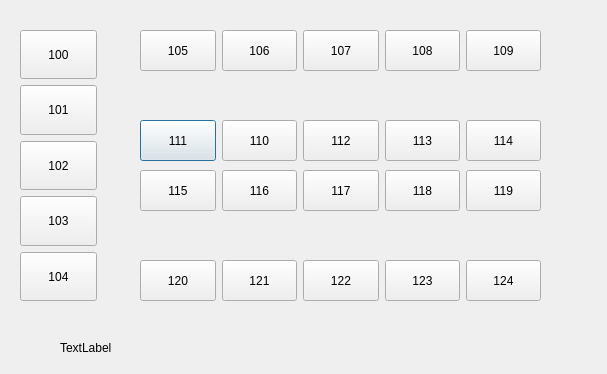
<?xml version="1.0" encoding="UTF-8"?>
<ui version="4.0">
 <class>parking</class>
 <widget class="QDialog" name="parking">
  <property name="geometry">
   <rect>
    <x>0</x>
    <y>0</y>
    <width>607</width>
    <height>374</height>
   </rect>
  </property>
  <property name="windowTitle">
   <string>Dialog</string>
  </property>
  <property name="styleSheet">
   <string notr="true"> 
background-image: url(:/img/images/blak.jpg);</string>
  </property>
  <widget class="QWidget" name="horizontalLayoutWidget_3">
   <property name="geometry">
    <rect>
     <x>140</x>
     <y>120</y>
     <width>401</width>
     <height>41</height>
    </rect>
   </property>
   <layout class="QHBoxLayout" name="horizontalLayout_7">
    <item>
     <widget class="QPushButton" name="ParkSpace111">
      <property name="sizePolicy">
       <sizepolicy hsizetype="Minimum" vsizetype="Preferred">
        <horstretch>0</horstretch>
        <verstretch>0</verstretch>
       </sizepolicy>
      </property>
      <property name="styleSheet">
       <string notr="true">
background-image: url(:/img/images/park_button.png);  </string>
      </property>
      <property name="text">
       <string>111</string>
      </property>
     </widget>
    </item>
    <item>
     <widget class="QPushButton" name="ParkSpace110">
      <property name="sizePolicy">
       <sizepolicy hsizetype="Minimum" vsizetype="Preferred">
        <horstretch>0</horstretch>
        <verstretch>0</verstretch>
       </sizepolicy>
      </property>
      <property name="styleSheet">
       <string notr="true">
background-image: url(:/img/images/park_button.png);  </string>
      </property>
      <property name="text">
       <string>110</string>
      </property>
     </widget>
    </item>
    <item>
     <widget class="QPushButton" name="ParkSpace112">
      <property name="sizePolicy">
       <sizepolicy hsizetype="Minimum" vsizetype="Preferred">
        <horstretch>0</horstretch>
        <verstretch>0</verstretch>
       </sizepolicy>
      </property>
      <property name="styleSheet">
       <string notr="true">
background-image: url(:/img/images/park_button.png);  </string>
      </property>
      <property name="text">
       <string>112</string>
      </property>
     </widget>
    </item>
    <item>
     <widget class="QPushButton" name="ParkSpace113">
      <property name="sizePolicy">
       <sizepolicy hsizetype="Minimum" vsizetype="Preferred">
        <horstretch>0</horstretch>
        <verstretch>0</verstretch>
       </sizepolicy>
      </property>
      <property name="styleSheet">
       <string notr="true">
background-image: url(:/img/images/park_button.png);  </string>
      </property>
      <property name="text">
       <string>113</string>
      </property>
     </widget>
    </item>
    <item>
     <widget class="QPushButton" name="ParkSpace114">
      <property name="sizePolicy">
       <sizepolicy hsizetype="Minimum" vsizetype="Preferred">
        <horstretch>0</horstretch>
        <verstretch>0</verstretch>
       </sizepolicy>
      </property>
      <property name="styleSheet">
       <string notr="true">
background-image: url(:/img/images/park_button.png);  </string>
      </property>
      <property name="text">
       <string>114</string>
      </property>
     </widget>
    </item>
   </layout>
  </widget>
  <widget class="QWidget" name="horizontalLayoutWidget_6">
   <property name="geometry">
    <rect>
     <x>140</x>
     <y>30</y>
     <width>401</width>
     <height>41</height>
    </rect>
   </property>
   <layout class="QHBoxLayout" name="horizontalLayout_8">
    <item>
     <widget class="QPushButton" name="ParkSpace105">
      <property name="sizePolicy">
       <sizepolicy hsizetype="Minimum" vsizetype="Preferred">
        <horstretch>0</horstretch>
        <verstretch>0</verstretch>
       </sizepolicy>
      </property>
      <property name="styleSheet">
       <string notr="true">
background-image: url(:/img/images/park_button.png);  </string>
      </property>
      <property name="text">
       <string>105</string>
      </property>
     </widget>
    </item>
    <item>
     <widget class="QPushButton" name="ParkSpace106">
      <property name="sizePolicy">
       <sizepolicy hsizetype="Minimum" vsizetype="Preferred">
        <horstretch>0</horstretch>
        <verstretch>0</verstretch>
       </sizepolicy>
      </property>
      <property name="styleSheet">
       <string notr="true">
background-image: url(:/img/images/park_button.png);  </string>
      </property>
      <property name="text">
       <string>106</string>
      </property>
     </widget>
    </item>
    <item>
     <widget class="QPushButton" name="ParkSpace107">
      <property name="sizePolicy">
       <sizepolicy hsizetype="Minimum" vsizetype="Preferred">
        <horstretch>0</horstretch>
        <verstretch>0</verstretch>
       </sizepolicy>
      </property>
      <property name="styleSheet">
       <string notr="true">
background-image: url(:/img/images/park_button.png);  </string>
      </property>
      <property name="text">
       <string>107</string>
      </property>
     </widget>
    </item>
    <item>
     <widget class="QPushButton" name="ParkSpace108">
      <property name="sizePolicy">
       <sizepolicy hsizetype="Minimum" vsizetype="Preferred">
        <horstretch>0</horstretch>
        <verstretch>0</verstretch>
       </sizepolicy>
      </property>
      <property name="styleSheet">
       <string notr="true">
background-image: url(:/img/images/park_button.png);  </string>
      </property>
      <property name="text">
       <string>108</string>
      </property>
     </widget>
    </item>
    <item>
     <widget class="QPushButton" name="ParkSpace109">
      <property name="sizePolicy">
       <sizepolicy hsizetype="Minimum" vsizetype="Preferred">
        <horstretch>0</horstretch>
        <verstretch>0</verstretch>
       </sizepolicy>
      </property>
      <property name="styleSheet">
       <string notr="true">
background-image: url(:/img/images/park_button.png);  </string>
      </property>
      <property name="text">
       <string>109</string>
      </property>
     </widget>
    </item>
   </layout>
  </widget>
  <widget class="QWidget" name="horizontalLayoutWidget_4">
   <property name="geometry">
    <rect>
     <x>140</x>
     <y>170</y>
     <width>401</width>
     <height>41</height>
    </rect>
   </property>
   <layout class="QHBoxLayout" name="horizontalLayout_9">
    <item>
     <widget class="QPushButton" name="ParkSpace115">
      <property name="sizePolicy">
       <sizepolicy hsizetype="Minimum" vsizetype="Preferred">
        <horstretch>0</horstretch>
        <verstretch>0</verstretch>
       </sizepolicy>
      </property>
      <property name="styleSheet">
       <string notr="true">
background-image: url(:/img/images/park_button.png);  </string>
      </property>
      <property name="text">
       <string>115</string>
      </property>
     </widget>
    </item>
    <item>
     <widget class="QPushButton" name="ParkSpace116">
      <property name="sizePolicy">
       <sizepolicy hsizetype="Minimum" vsizetype="Preferred">
        <horstretch>0</horstretch>
        <verstretch>0</verstretch>
       </sizepolicy>
      </property>
      <property name="styleSheet">
       <string notr="true">
background-image: url(:/img/images/park_button.png);  </string>
      </property>
      <property name="text">
       <string>116</string>
      </property>
     </widget>
    </item>
    <item>
     <widget class="QPushButton" name="ParkSpace117">
      <property name="sizePolicy">
       <sizepolicy hsizetype="Minimum" vsizetype="Preferred">
        <horstretch>0</horstretch>
        <verstretch>0</verstretch>
       </sizepolicy>
      </property>
      <property name="styleSheet">
       <string notr="true">
background-image: url(:/img/images/park_button.png);  </string>
      </property>
      <property name="text">
       <string>117</string>
      </property>
     </widget>
    </item>
    <item>
     <widget class="QPushButton" name="ParkSpace118">
      <property name="sizePolicy">
       <sizepolicy hsizetype="Minimum" vsizetype="Preferred">
        <horstretch>0</horstretch>
        <verstretch>0</verstretch>
       </sizepolicy>
      </property>
      <property name="styleSheet">
       <string notr="true">
background-image: url(:/img/images/park_button.png);  </string>
      </property>
      <property name="text">
       <string>118</string>
      </property>
     </widget>
    </item>
    <item>
     <widget class="QPushButton" name="ParkSpace119">
      <property name="sizePolicy">
       <sizepolicy hsizetype="Minimum" vsizetype="Preferred">
        <horstretch>0</horstretch>
        <verstretch>0</verstretch>
       </sizepolicy>
      </property>
      <property name="styleSheet">
       <string notr="true">
background-image: url(:/img/images/park_button.png);  </string>
      </property>
      <property name="text">
       <string>119</string>
      </property>
     </widget>
    </item>
   </layout>
  </widget>
  <widget class="QWidget" name="horizontalLayoutWidget_5">
   <property name="geometry">
    <rect>
     <x>140</x>
     <y>260</y>
     <width>401</width>
     <height>41</height>
    </rect>
   </property>
   <layout class="QHBoxLayout" name="horizontalLayout_10">
    <item>
     <widget class="QPushButton" name="ParkSpace120">
      <property name="sizePolicy">
       <sizepolicy hsizetype="Minimum" vsizetype="Preferred">
        <horstretch>0</horstretch>
        <verstretch>0</verstretch>
       </sizepolicy>
      </property>
      <property name="styleSheet">
       <string notr="true">
background-image: url(:/img/images/park_button.png);  </string>
      </property>
      <property name="text">
       <string>120</string>
      </property>
     </widget>
    </item>
    <item>
     <widget class="QPushButton" name="ParkSpace121">
      <property name="sizePolicy">
       <sizepolicy hsizetype="Minimum" vsizetype="Preferred">
        <horstretch>0</horstretch>
        <verstretch>0</verstretch>
       </sizepolicy>
      </property>
      <property name="styleSheet">
       <string notr="true">
background-image: url(:/img/images/park_button.png);  </string>
      </property>
      <property name="text">
       <string>121</string>
      </property>
     </widget>
    </item>
    <item>
     <widget class="QPushButton" name="ParkSpace122">
      <property name="sizePolicy">
       <sizepolicy hsizetype="Minimum" vsizetype="Preferred">
        <horstretch>0</horstretch>
        <verstretch>0</verstretch>
       </sizepolicy>
      </property>
      <property name="styleSheet">
       <string notr="true">
background-image: url(:/img/images/park_button.png);  </string>
      </property>
      <property name="text">
       <string>122</string>
      </property>
     </widget>
    </item>
    <item>
     <widget class="QPushButton" name="ParkSpace123">
      <property name="sizePolicy">
       <sizepolicy hsizetype="Minimum" vsizetype="Preferred">
        <horstretch>0</horstretch>
        <verstretch>0</verstretch>
       </sizepolicy>
      </property>
      <property name="styleSheet">
       <string notr="true">
background-image: url(:/img/images/park_button.png);  </string>
      </property>
      <property name="text">
       <string>123</string>
      </property>
     </widget>
    </item>
    <item>
     <widget class="QPushButton" name="ParkSpace124">
      <property name="sizePolicy">
       <sizepolicy hsizetype="Minimum" vsizetype="Preferred">
        <horstretch>0</horstretch>
        <verstretch>0</verstretch>
       </sizepolicy>
      </property>
      <property name="styleSheet">
       <string notr="true">
background-image: url(:/img/images/park_button.png);  </string>
      </property>
      <property name="text">
       <string>124</string>
      </property>
     </widget>
    </item>
   </layout>
  </widget>
  <widget class="QWidget" name="verticalLayoutWidget_2">
   <property name="geometry">
    <rect>
     <x>20</x>
     <y>30</y>
     <width>77</width>
     <height>271</height>
    </rect>
   </property>
   <layout class="QVBoxLayout" name="verticalLayout_3">
    <item>
     <widget class="QPushButton" name="ParkSpace100">
      <property name="sizePolicy">
       <sizepolicy hsizetype="Minimum" vsizetype="Preferred">
        <horstretch>0</horstretch>
        <verstretch>0</verstretch>
       </sizepolicy>
      </property>
      <property name="styleSheet">
       <string notr="true">background-image: url(:/img/images/park_button.png);</string>
      </property>
      <property name="text">
       <string>100</string>
      </property>
     </widget>
    </item>
    <item>
     <widget class="QPushButton" name="ParkSpace101">
      <property name="sizePolicy">
       <sizepolicy hsizetype="Minimum" vsizetype="Preferred">
        <horstretch>0</horstretch>
        <verstretch>0</verstretch>
       </sizepolicy>
      </property>
      <property name="styleSheet">
       <string notr="true">background-image: url(:/img/images/park_button.png);</string>
      </property>
      <property name="text">
       <string>101</string>
      </property>
     </widget>
    </item>
    <item>
     <widget class="QPushButton" name="ParkSpace102">
      <property name="sizePolicy">
       <sizepolicy hsizetype="Minimum" vsizetype="Preferred">
        <horstretch>0</horstretch>
        <verstretch>0</verstretch>
       </sizepolicy>
      </property>
      <property name="styleSheet">
       <string notr="true">background-image: url(:/img/images/park_button.png);</string>
      </property>
      <property name="text">
       <string>102</string>
      </property>
     </widget>
    </item>
    <item>
     <widget class="QPushButton" name="ParkSpace103">
      <property name="sizePolicy">
       <sizepolicy hsizetype="Minimum" vsizetype="Preferred">
        <horstretch>0</horstretch>
        <verstretch>0</verstretch>
       </sizepolicy>
      </property>
      <property name="styleSheet">
       <string notr="true">background-image: url(:/img/images/park_button.png);</string>
      </property>
      <property name="text">
       <string>103</string>
      </property>
     </widget>
    </item>
    <item>
     <widget class="QPushButton" name="ParkSpace104">
      <property name="sizePolicy">
       <sizepolicy hsizetype="Minimum" vsizetype="Preferred">
        <horstretch>0</horstretch>
        <verstretch>0</verstretch>
       </sizepolicy>
      </property>
      <property name="styleSheet">
       <string notr="true">background-image: url(:/img/images/park_button.png);</string>
      </property>
      <property name="text">
       <string>104</string>
      </property>
     </widget>
    </item>
   </layout>
  </widget>
  <widget class="QLabel" name="label">
   <property name="geometry">
    <rect>
     <x>60</x>
     <y>340</y>
     <width>101</width>
     <height>16</height>
    </rect>
   </property>
   <property name="text">
    <string>TextLabel</string>
   </property>
  </widget>
 </widget>
 <resources/>
 <connections/>
</ui>
